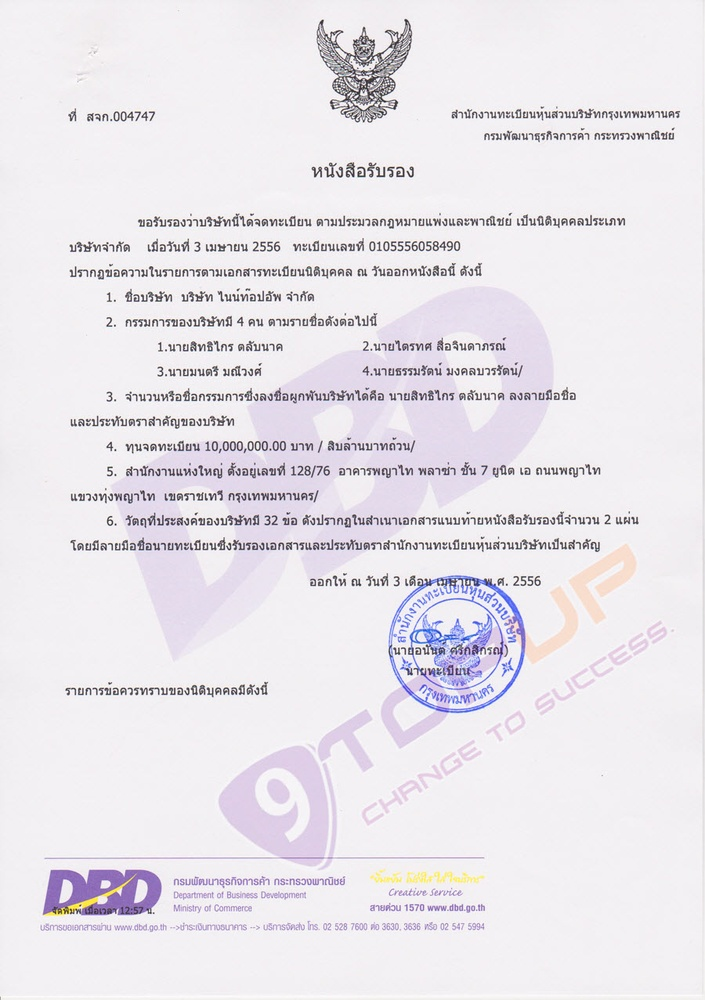
#> input picture kimmy boi/dbd.jpg, 705 x 1000 px, shrunk from 900 x 1277 before the run
$ python test2.py
#> lines starting #> are read from the running program, lines starting #| are printed output that depends on the picture; after the words box and inside, x2 and y2 are one past the last pixel; in counts of white or black regions, pixels touching at a corner belong together
import cv2

img = cv2.imread('dbd.jpg',0)
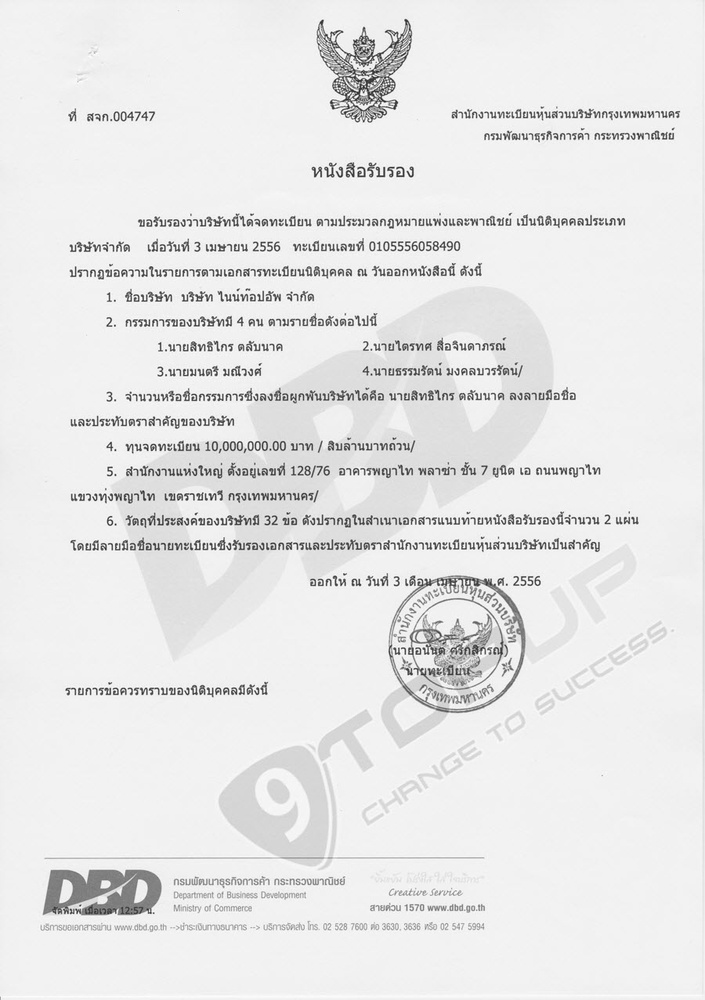
#> img: shape (1000, 705); min 26, max 255, mean 231.1

_, img = cv2.threshold(img,127,255,cv2.THRESH_BINARY)
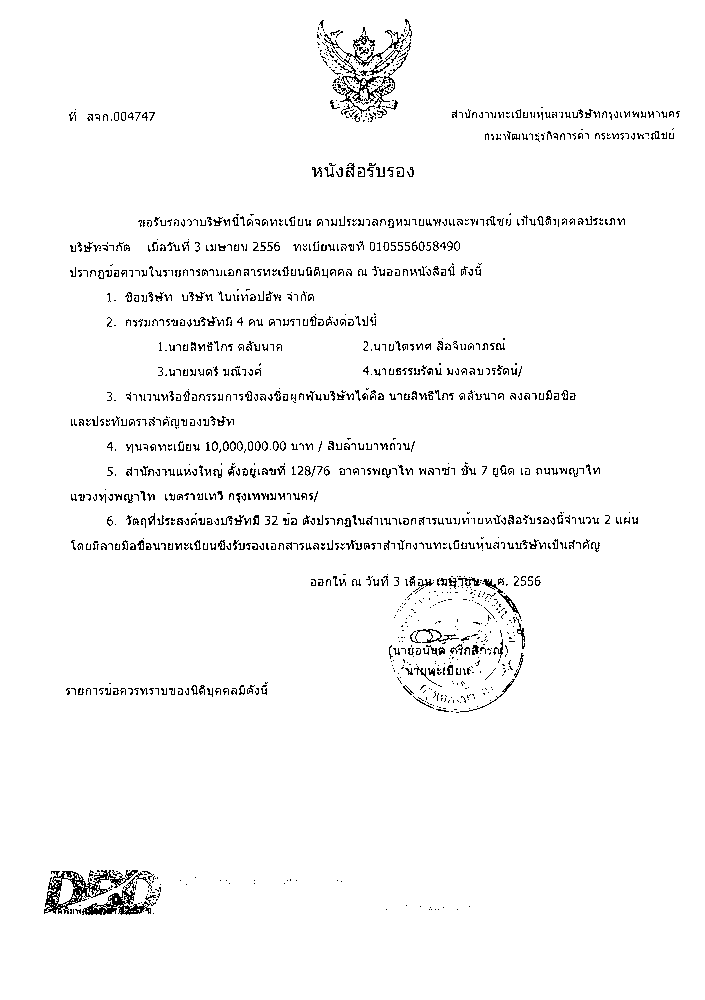
#> img: shape (1000, 705); 96.8% white; black in thin lines or dots, all inside (x1, y1, x2, y2) = (44, 19, 680, 915)

cv2.imwrite('test2.jpg',img)
